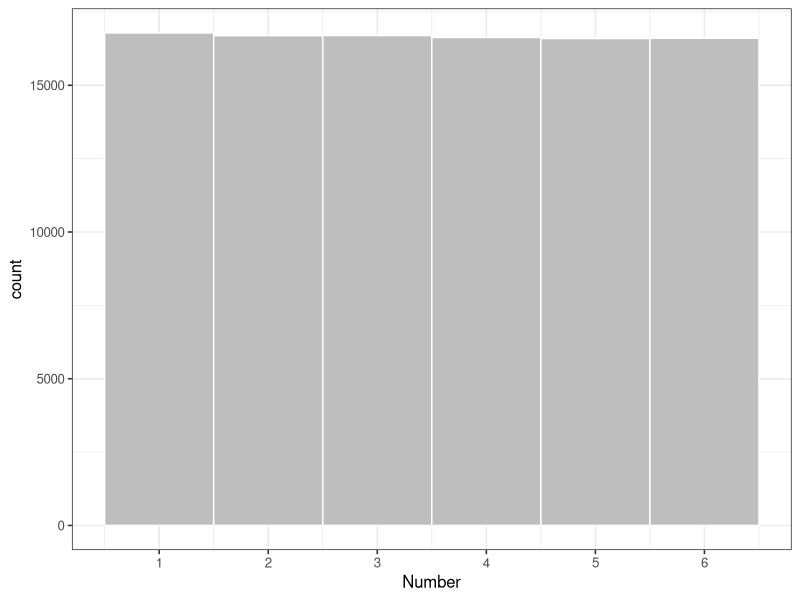
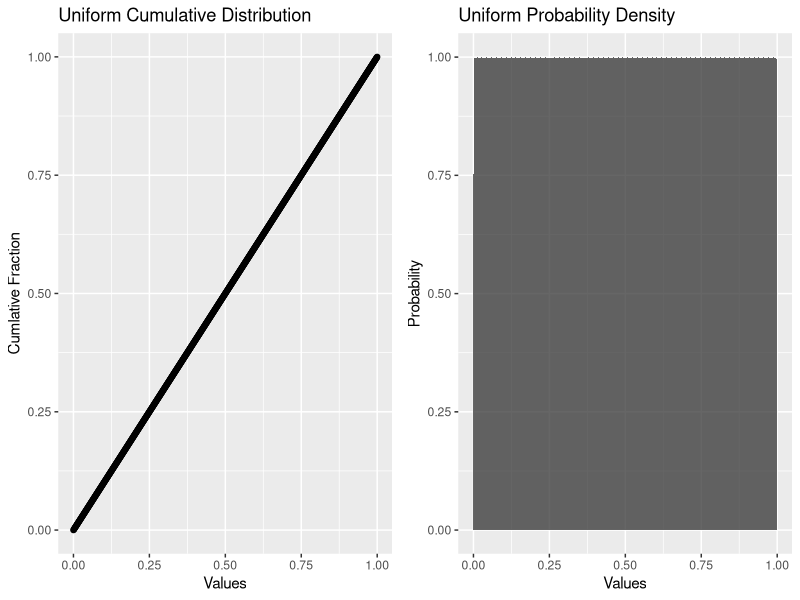
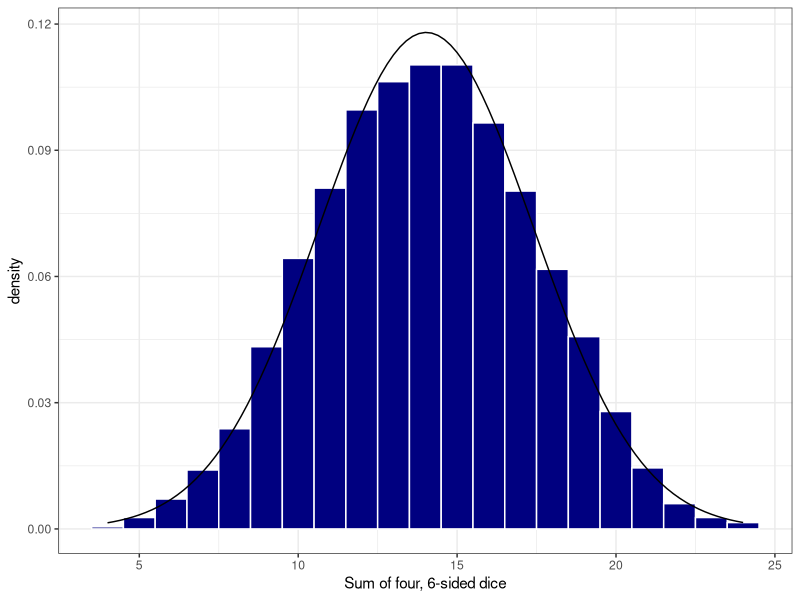
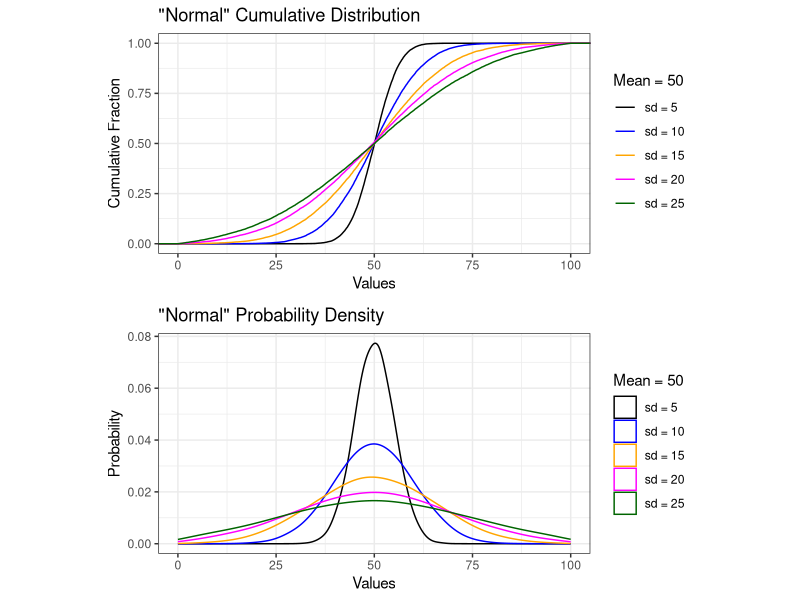
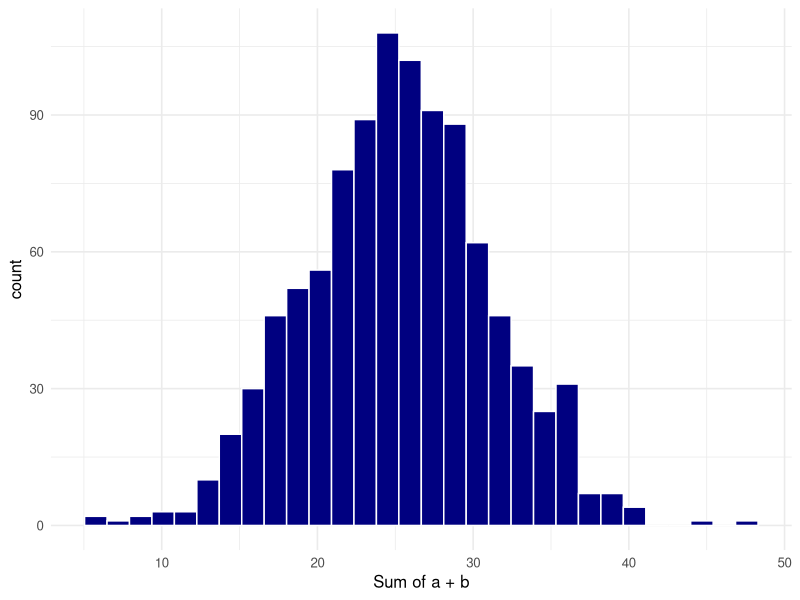
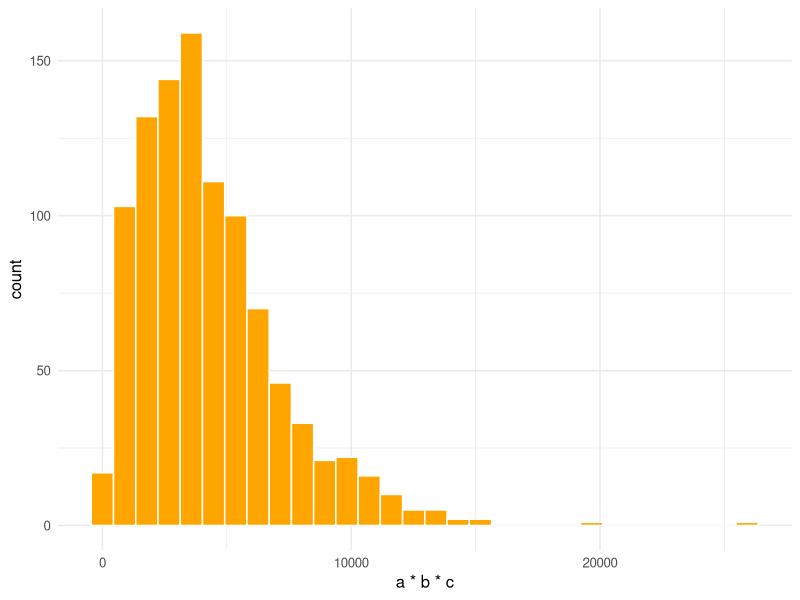
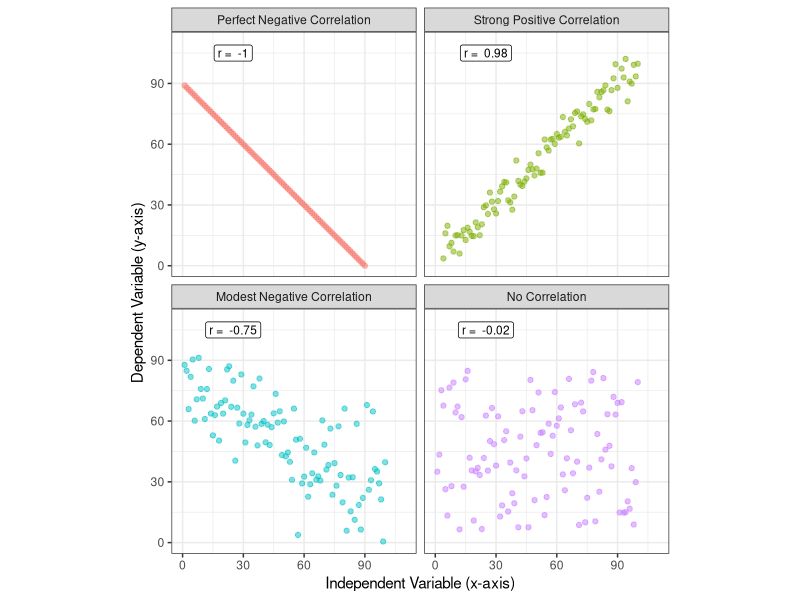

These figures' R source, in order: (Note: this script raises an error after producing the figures.)
## ---- chunk 1
library(tidyverse)
library(gridExtra)
library(grid)
library(broom)
knitr::opts_chunk$set(echo = TRUE, cache = TRUE)
## ---- chunk 2
#create a uniform distribition for the first roll of a 6-sided die
six_sided <- tibble(
  rolls = ceiling(runif(10e4, min=1, max=7))
)

#create a histogram of the probability density for a uniform distribution 
ggplot(data = six_sided, aes(x = rolls)) +
  geom_histogram(
      breaks = seq(1,7,1), 
      fill = "grey",
      color = "white") +
  xlab("Number") +
  scale_x_continuous(breaks = c(0.5, 1.5, 2.5, 3.5, 4.5, 5.5, 6.5),
                     labels = as.factor(seq(0,6,1))) +
  theme_bw(base_size = 12)
## ---- chunk 3
unif_dist2<-tibble(data = seq(0,1,0.001), 
                  quant = seq(0,1,0.001))
                  

unif_cdf <- ggplot(data = unif_dist2) +
  geom_point(aes(x=quant, y = data)) +
  labs(title = "Uniform Cumulative Distribution",
       y ="Cumlative Fraction",
       x = "Values")

unif_hist <- ggplot(data = unif_dist2) +
  stat_density(aes(x = data),
                 outline.type = "full",
               kernel = "gaussian",
               n = 4096,
               alpha = 0.75,
               bw = .001) +
  labs(title = "Uniform Probability Density",
       y = "Probability",
       x = "Values")

grid.arrange(unif_cdf, unif_hist, ncol=2)

## ---- chunk 4
#sample a uniform distribution between 0 and 6, replicate 1000 times
#use 'ceiling' function to round up results
four_dice <- tibble(sum = replicate(10000, runif(4, min=0, max=6) %>% 
                         ceiling() %>% 
                         sum() #sum the result
                       ))
ggplot(data = four_dice) +
  geom_histogram(aes(x = sum, after_stat(density)),
                 bins = 21,
                 fill = "navy",
                 color = "white") + 
  stat_function(fun = dnorm, n = 101, 
                args = list(
                  mean = mean(four_dice$sum), 
                  sd = sd(four_dice$sum)
                  )
                ) +
  xlab("Sum of four, 6-sided dice") +
  theme_bw()

## ---- chunk 5
norm2 <- tibble(a = rnorm(n = 20000, mean = 50, sd = 5),
                b = rnorm(n = 20000, mean = 50, sd = 10),
                c = rnorm(n = 20000, mean = 50, sd = 15),
                d = rnorm(n = 20000, mean = 50, sd = 20),
                e = rnorm(n = 20000, mean = 50, sd = 25))

normal_ecdf <- ggplot(data = norm2) +
  stat_ecdf(aes(x = a, color = "sd = 5")) +
  stat_ecdf(aes(x = b, color = "sd = 10")) +
  stat_ecdf(aes(x = c, color = "sd = 15")) +
  stat_ecdf(aes(x = d, color = "sd = 20")) +
  stat_ecdf(aes(x = e, color = "sd = 25")) +
  xlim(0,100) +
  labs(title = "\"Normal\" Cumulative Distribution",
       x = "Values",
       y = "Cumulative Fraction") +
  scale_color_manual(values = c("black", "blue", "orange", "magenta", "darkgreen"), 
                     breaks=c("sd = 5","sd = 10","sd = 15", "sd = 20", "sd = 25"),
                     name = "Mean = 50") +
  theme_bw()

normal_density<- ggplot(data = norm2) +
  geom_density(aes(x = a, color = "sd = 5"),
               adjust = 2) +
  geom_density(aes(b, color = "sd = 10"),
               adjust = 2) +
  geom_density(aes(c, color = "sd = 15"),
               adjust = 2) +
  geom_density(aes(d, color = "sd = 20"),
               adjust = 2) +
  geom_density(aes(e, color = "sd = 25"),
               adjust = 2) +
  xlim(0,100) +
  labs(title = "\"Normal\" Probability Density",
       x = "Values",
       y = "Probability") +
  scale_color_manual(values = c("black", "blue", "orange", "magenta", "darkgreen"), 
                     breaks=c("sd = 5","sd = 10","sd = 15", "sd = 20", "sd = 25"),
                     name = "Mean = 50") +
  theme_bw() 

grid.arrange(normal_ecdf, normal_density, 
             nrow=2, 
             respect=TRUE, 
             heights = c(0.5, 0.5))


## ---- chunk 6
#create two variables that are normally distributed
normal_data <- tibble(a = rnorm(n=1000, mean = 15, sd = 5),
                   b = rnorm(n=1000, mean = 10, sd = 3))
## ---- chunk 7
#add those variables together and you get a normal distribution
normal_data %>% mutate(c = a + b) -> normal_data

ggplot2::ggplot(data = normal_data) + 
  geom_histogram(aes(c),
                 bins = 30,
                 fill = "navy",
                 color = "white") +
  xlab("Sum of a + b") +
  theme_minimal(base_size = 12)
#ggsave("./images/hist_a_b.png", dpi = 150)
## ---- chunk 8
#multiply together three normal variables
normal_data %>% 
  mutate(d = sample(a*b*c, 1000)) -> log_data

ggplot2::ggplot(data = log_data) + 
  geom_histogram(aes(d),
                 bins = 30,
                 fill = "orange",
                 color = "white") +
  xlab("a * b * c") +
  theme_minimal(base_size = 12) 
#ggsave("./images/hist_skew_out.png", dpi = 150)
## ---- chunk 9
set.seed(7)
corr_plots1 <- tibble(x = seq(1, 100, 1),
                      y1 = 90-x,
                      y2 = map_dbl(x, ~ (.x*(rnorm(1, mean = 1,  sd = 0.06)) + 
                                           rnorm(1, mean = 0, sd = 5))),
                      y3 = map_dbl(x, ~ (70- .x*(rnorm(1, mean = 0.6,  sd = 0.15)) + 
                                           rnorm(1, mean = 10, sd = 10))),
                      y4 = runif(100, 5, 85)) %>%
  pivot_longer(y1:y4, names_to = "type") %>%
  mutate(type = as.factor(type))

levels(corr_plots1$type) <- c("Perfect Negative Correlation", "Strong Positive Correlation", "Modest Negative Correlation", "No Correlation")

cor_results <- corr_plots1 %>%
  group_by(type) %>%
  summarise(r.pearson = cor(x,value)) 
## ---- chunk 10
pearson_plot <- ggplot(data = corr_plots1,
       aes(x = x, y = value)) +
  geom_point(aes(color = type),
             alpha = 0.5) +
  facet_wrap(facets = vars(type),
             ncol = 2) +
   geom_label(x = 25, y = 105, 
            data = cor_results, 
            aes(label = paste("r = ", round(r.pearson, 2))),
            size = 3) +
  theme_bw() +
  xlim(0,110) +
  ylim(0,110) +
  coord_fixed(ratio=1.0) +
  labs(x = "Independent Variable (x-axis)",
       y = "Dependent Variable (y-axis)") +
  theme(legend.position = "none")
 
pearson_plot 
## ---- chunk 11

knitr::include_graphics(path = "./images/pearson_anno.png")
